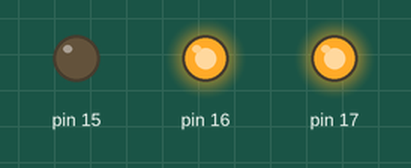
Simulated run of this sketch. Board: Arduino Uno, built with avr-gcc and run on an emulated ATmega328P. Parts: output pins drawn as LEDs (lit = HIGH).

Above: at 0.5 s.
At 1.5 s:
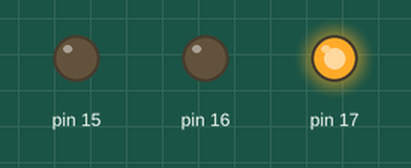
At 5.5 s:
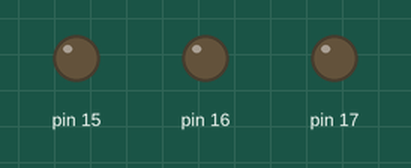
Timing chart, 0 to 6.9 s (numbered marks = the images above):
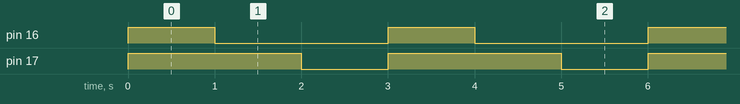

The sketch:

LED_rgb.ino
```cpp
void setup() {
  // put your setup code here, to run once:
  pinMode(15, OUTPUT);
  pinMode(16, OUTPUT);
  pinMode(17, OUTPUT);
}

void loop() {
//  digitalWrite(2, led);
//  led = !led;

  digitalWrite(15, LOW);
  digitalWrite(16, HIGH);
  digitalWrite(17, HIGH);
  delay(1000);

  digitalWrite(15, LOW);
  digitalWrite(16, LOW);
  digitalWrite(17, HIGH);
  delay(1000);

  digitalWrite(15, LOW);
  digitalWrite(16, LOW);
  digitalWrite(17, LOW);
  delay(1000);

 }
```

Measured:
- by itself, pin 16: alternates HIGH for 1.0 s and LOW for 2.0 s
- by itself, pin 17: alternates HIGH for 2.0 s and LOW for 1.0 s
- by itself, everything shown: repeats every 3.0 s, in 3 steps
